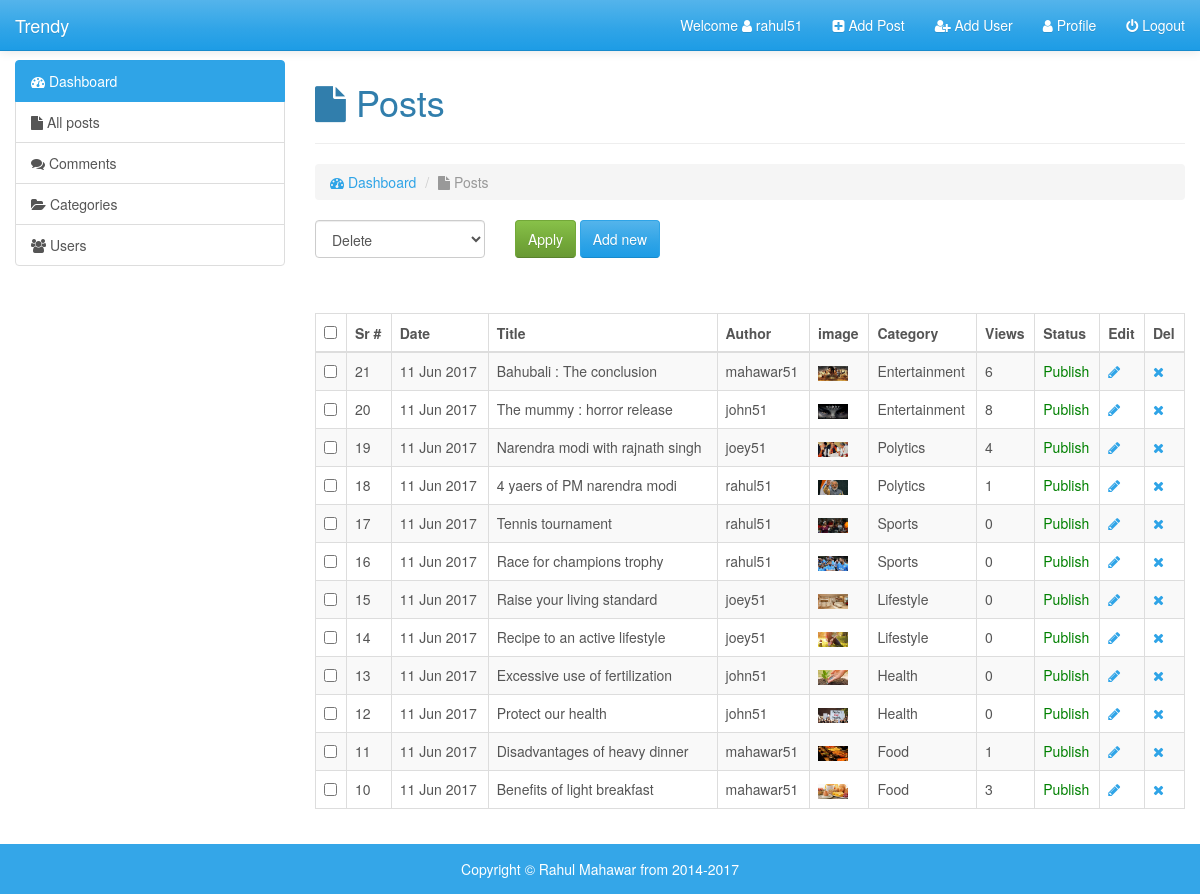
The app's page /admin/post.php (signed in) with its own data.
### tables this page shows
CREATE TABLE `post` (
  `id` int(11) NOT NULL,
  `date` int(11) NOT NULL,
  `title` varchar(255) NOT NULL,
  `author` varchar(255) NOT NULL,
  `author_image` varchar(255) NOT NULL,
  `image` varchar(255) NOT NULL,
  `category` varchar(255) NOT NULL,
  `tags` varchar(255) NOT NULL,
  `post_data` text NOT NULL,
  `views` int(11) NOT NULL,
  `status` varchar(255) NOT NULL
);

### admin/post.php (the view, shortened to what this page needs)
<?php
require_once('inc/top.php');
$session_uname=$_SESSION['uname'];
?>
  </head>
  <body>
   <div class="wrapper">
       <?php require_once('inc/nav.php');
       ?>
        <div class="container-fluid">
            <div class="row">
                <div class="col-md-3">
                    <?php require_once('inc/sidebar.php'); ?>
                </div>
                <div class="col-md-9">
                    <h1><i class="fa fa-file" aria-hidden="true"></i> Posts</h1><hr>
                    <ol class="breadcrumb">
                        <li><a href="index.php"><i class="fa fa-tachometer" aria-hidden="true"></i> Dashboard</a></li>
                        <li class="active"><i class="fa fa-file" aria-hidden="true"></i> Posts</li>
                    </ol>
                    <?php
                    if($_SESSION['role']=='admin'){
                        $query="select * from post order by id desc";
                        $run=mysqli_query($conn, $query);
                    }
                    else if($_SESSION['role']=='author'){
                        $query="select * from post where author='$session_uname' order by id desc";
                        $run=mysqli_query($conn, $query);
                    }
                    if(mysqli_num_rows($run)){
                    ?>
                    <form action="" method="post">
                    <div class="row">
                        <div class="col-xs-12 col-lg-8">
                            <div class="row">
                                <div class="col-lg-4 col-xs-8">
                                   <div class="form-group">
                                       <select name="bulk-options" id="" class="form-control">
                                            <option value="delete">Delete</option>
                                        </select>
                                   </div>
                                </div>
                                <div class="col-xs-4 col-lg-8">
                                   <input type="submit" value="Apply" class="btn btn-success">
                                    <a href="add-post.php" class="btn btn-primary">Add new</a>
                                </div>
                            </div>
                        </div>
                    </div><br><br>
                    <table class="table table-bordered table-striped table-hover">
                        <thead>
                            <tr>
                                <th><input id="selectallboxes" onClick="selectall(this)" type="checkbox"></th>
                                <th>Sr #</th>
                                <th>Date</th>
                                <th>Title</th>
                                <th>Author</th>
                                <th>image</th>
                                <th>Category</th>
                                <th>Views</th>
                                <th>Status</th>
                                <th>Edit</th>
                                <th>Del</th>
                            </tr>
                        </thead>
                        <tbody>
                           <?php
                            while($row=mysqli_fetch_row($run)){
                                $id=$row[0];
                                $date=getdate($row[1]);
                                $day=$date['mday'];
                                $month=substr($date['month'],0,3);
                                $year=$date['year'];
                                $title=$row[2];
                                $author=$row[3];
                                $image=$row[5];
                                $category=$row[6];
                                $view=$row[9];
                                $status=$row[10];
                            ?>
                                <tr>
                                    <td><input id="checkboxes" class="chk" name="checkboxes[]" value="<?php echo $id;?>" type="checkbox"></td>
                                    <td><?php echo $id;?></td>
                                    <td><?php echo "$day $month $year";?></td>
                                    <td><?php echo "$title";?></td>
                                    <td><?php echo $author;?></td>
                                    <td><img src="img/<?php echo $image;?>" width="30px" alt=""></td>
                                    <td><?php echo ucfirst($category);?></td>
                                    <td><?php echo $view;?></td>
                                    <td style="color:<?php if($status=='publish'){echo 'green';}else{echo 'red';};?>"><?php echo ucfirst($status);?></td>
                                    <td><a href="edit-post.php?edit=<?php echo $id;?>"><i class="fa fa-pencil"></i></a></td>
                                    <td><a href="post.php?del=<?php echo $id;?>"><i class="fa fa-times"></i></a></td>
                                </tr>
                            <?php } ; ?>
                        </tbody>
                    </table>
                    </form>
                    <?php } ; ?>
                </div>
            </div>
        </div>
        <?php require_once('inc/footer.php'); ?>
        </div>
  </body>
</html>

### admin/css/style.css (style rules this page uses)
html,body { height: 100%; }
body { padding-top: 60px; }

### records on screen
post: id "21", date "11", date "Jun", date "2017", title "Bahubali : The conclusion", author "mahawar51", image (picture), category "Entertainment", views "6", status "Publish"
post: id "20", date "11", date "Jun", date "2017", title "The mummy : horror release", author "john51", image (picture), category "Entertainment", views "8", status "Publish"
post: id "19", date "11", date "Jun", date "2017", title "Narendra modi with rajnath singh", author "joey51", image (picture), category "Polytics", views "4", status "Publish"
post: id "18", date "11", date "Jun", date "2017", title "4 yaers of PM narendra modi", author "rahul51", image (picture), category "Polytics", views "1", status "Publish"
post: id "17", date "11", date "Jun", date "2017", title "Tennis tournament", author "rahul51", image (picture), category "Sports", views "0", status "Publish"
post: id "16", date "11", date "Jun", date "2017", title "Race for champions trophy", author "rahul51", image (picture), category "Sports", views "0", status "Publish"
post: id "15", date "11", date "Jun", date "2017", title "Raise your living standard", author "joey51", image (picture), category "Lifestyle", views "0", status "Publish"
post: id "14", date "11", date "Jun", date "2017", title "Recipe to an active lifestyle", author "joey51", image (picture), category "Lifestyle", views "0", status "Publish"
post: id "13", date "11", date "Jun", date "2017", title "Excessive use of fertilization", author "john51", image (picture), category "Health", views "0", status "Publish"
post: id "12", date "11", date "Jun", date "2017", title "Protect our health", author "john51", image (picture), category "Health", views "0", status "Publish"
post: id "11", date "11", date "Jun", date "2017", title "Disadvantages of heavy dinner", author "mahawar51", image (picture), category "Food", views "1", status "Publish"
post: id "10", date "11", date "Jun", date "2017", title "Benefits of light breakfast", author "mahawar51", image (picture), category "Food", views "3", status "Publish"

### other values on screen
$session_usrname1 "rahul51"
